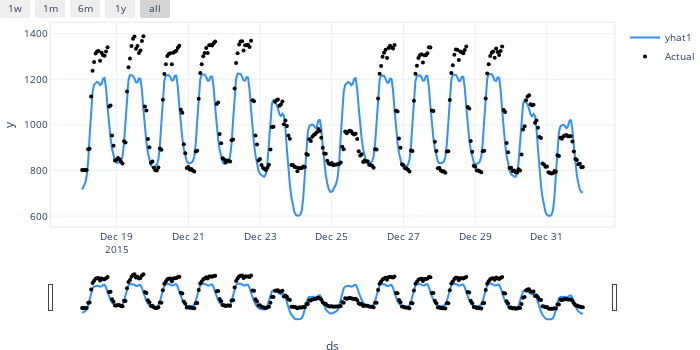

Source (notebook cell):
### Code cell
fcst_config1 = benchmark.fcst_test[2]
fig = plot_plotly(fcst_config1[-14*24:], plotting_backend='plotly')
fig.show('renderer'=='SVG')

### Figure 1 — Plotly figure (JSON) as saved in the notebook; plotly's stock layout.template omitted (floating-point values rounded to 4 significant figures; data arrays with more than 128 entries replaced by an {"elided": "..."} marker saying what was removed)
{"data": [{"fill": "none", "line": {"color": "rgba(45, 146, 255, 1.0)", "width": 2}, "mode": "lines", "name": "yhat1", "x": {"elided": "336 str values"}, "y": {"elided": "336 float values"}, "type": "scatter"}, {"marker": {"color": "black", "size": 4}, "mode": "markers", "name": "Actual", "x": {"elided": "336 str values"}, "y": {"elided": "336 float values"}, "type": "scatter"}], "layout": {"autosize": true, "font": {"size": 10}, "height": 350, "hovermode": "x unified", "margin": {"b": 0, "l": 0, "pad": 0, "r": 10, "t": 10}, "showlegend": true, "title": {"font": {"size": 12}}, "width": 700, "xaxis": {"linewidth": 1.5, "mirror": true, "rangeselector": {"buttons": [{"count": 7, "label": "1w", "step": "day", "stepmode": "backward"}, {"count": 1, "label": "1m", "step": "month", "stepmode": "backward"}, {"count": 6, "label": "6m", "step": "month", "stepmode": "backward"}, {"count": 1, "label": "1y", "step": "year", "stepmode": "backward"}, {"step": "all"}]}, "rangeslider": {"visible": true}, "showline": true, "title": {"text": "ds"}, "type": "date"}, "yaxis": {"linewidth": 1.5, "mirror": true, "showline": true, "title": {"text": "y"}}}}
